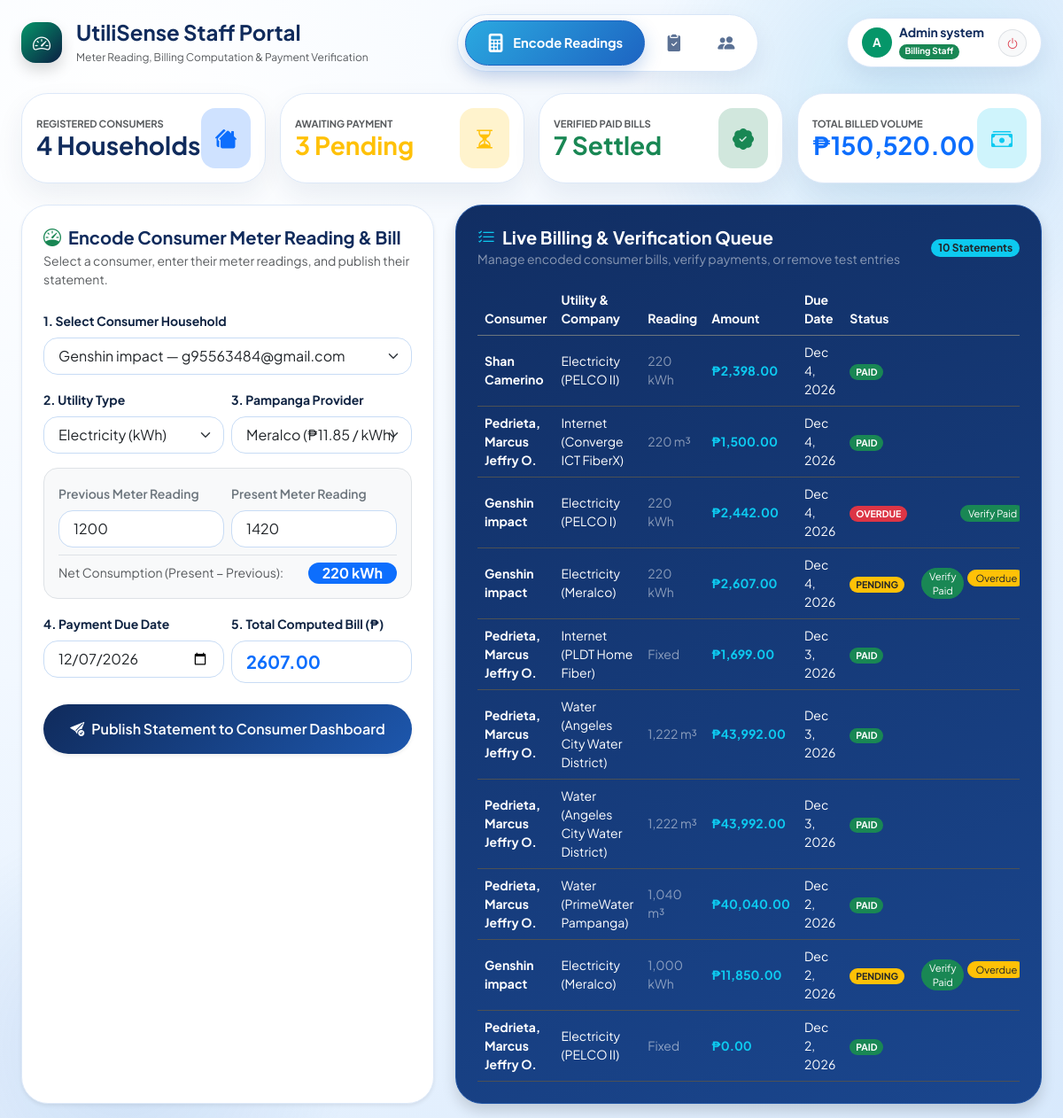
Screenshot of /staff_dashboard.php (signed in) with the database file from the repository.
### tables this page shows
CREATE TABLE `users` (
  `user_id` int(11) NOT NULL,
  `role_id` int(11) NOT NULL,
  `full_name` varchar(100) NOT NULL,
  `email` varchar(100) NOT NULL,
  `account_number` varchar(30) DEFAULT NULL,
  `password_hash` varchar(255) NOT NULL,
  `account_status` enum('active','inactive') DEFAULT 'active',
  `created_at` timestamp NULL DEFAULT current_timestamp(),
  `status` enum('active','inactive') DEFAULT 'active',
  `last_login` datetime DEFAULT NULL
);

CREATE TABLE `utility_bills` (
  `bill_id` int(11) NOT NULL,
  `user_id` int(11) NOT NULL,
  `utility_type` varchar(50) NOT NULL,
  `provider_name` varchar(100) NOT NULL,
  `previous_reading` decimal(10,2) DEFAULT 0.00,
  `present_reading` decimal(10,2) DEFAULT 0.00,
  `consumption` decimal(10,2) DEFAULT 0.00,
  `amount` decimal(10,2) NOT NULL,
  `due_date` date NOT NULL,
  `status` enum('PENDING','PAID','OVERDUE') DEFAULT 'PENDING',
  `encoded_by` int(11) DEFAULT NULL,
  `created_at` timestamp NULL DEFAULT current_timestamp()
);

### staff_dashboard.php (the view, shortened to what the rows shown need)
<?php
require_once 'config/database.php';
$userId = (int)$_SESSION['user']['id'];
$uStmt  = $pdo->prepare("SELECT * FROM users WHERE user_id = ? LIMIT 1");
$uStmt->execute([$userId]);
$liveUser = $uStmt->fetch();
$allBills = $pdo->query("
    SELECT b.*, u.full_name, u.email
    FROM utility_bills b
    JOIN users u ON b.user_id = u.user_id
    ORDER BY b.created_at DESC
")->fetchAll();
?>
<!DOCTYPE html>
<html lang="en">
<head>
    <link href="https://cdn.jsdelivr.net/npm/bootstrap@5.3.3/dist/css/bootstrap.min.css" rel="stylesheet">
    <link href="https://cdn.jsdelivr.net/npm/bootstrap-icons@1.11.3/font/bootstrap-icons.css" rel="stylesheet">
    <link rel="stylesheet" href="assets/css/style.css">
</head>
<body>
    <div class="container-fluid py-3 px-3 px-md-4 w-100">
        <header class="d-flex flex-wrap justify-content-between align-items-center gap-3 mb-4">
            <div class="d-flex align-items-center gap-2 bg-white bg-opacity-75 px-3 py-2 rounded-pill shadow-sm border">
                <div class="rounded-circle d-flex align-items-center justify-content-center text-white fw-bold" style="width: 34px; height: 34px; background: #059669; font-size: 0.85rem;">
                    <?php echo strtoupper(substr($liveUser['full_name'], 0, 1)); ?>
                </div>
                <div class="pe-2 d-none d-sm-block">
                    <div class="fw-bold small lh-1" style="color: var(--navy-deep);"><?php echo htmlspecialchars($liveUser['full_name']); ?></div>
                    <span class="badge rounded-pill bg-success" style="font-size: 0.62rem;">Billing Staff</span>
                </div>
                <a href="logout.php" class="btn btn-sm btn-light rounded-circle text-danger border" title="Sign Out">
                    <i class="bi bi-power"></i>
                </a>
            </div>
        </header>
        <div class="tab-content">
            <div class="tab-pane fade show active" id="tab-encoder" role="tabpanel">
                <div class="row g-4">
                    <div class="col-xl-7">
                        <div class="navy-panel p-4 shadow h-100">
                            <div class="table-responsive">
                                <table class="table table-dark table-hover align-middle mb-0 small" style="--bs-table-bg: transparent;">
                                    <thead>
                                        <tr class="text-info border-bottom border-secondary">
                                            <th>Consumer</th>
                                            <th>Utility & Company</th>
                                            <th>Reading</th>
                                            <th>Amount</th>
                                            <th>Due Date</th>
                                            <th>Status</th>
                                            <th class="text-end">Action</th>
                                        </tr>
                                    </thead>
                                    <tbody>
                                        <?php if (empty($allBills)): ?>
                                            <tr><td colspan="7" class="text-center text-white-50 py-5">No consumer bills encoded yet.</td></tr>
                                        <?php else: ?>
                                            <?php foreach ($allBills as $b): ?>
                                            <tr>
                                                <td class="fw-bold"><?php echo htmlspecialchars($b['full_name'] ?? 'Consumer'); ?></td>
                                                <td><?php echo htmlspecialchars($b['utility_type'] . ' (' . $b['provider_name'] . ')'); ?></td>
                                                <td class="text-white-50">
                                                    <?php echo ($b['consumption'] > 0) ? number_format($b['consumption'], 0) . ' ' . ($b['utility_type'] === 'Electricity' ? 'kWh' : 'm³') : 'Fixed'; ?>
                                                </td>
                                                <td class="fw-bold text-info">₱<?php echo number_format($b['amount'], 2); ?></td>
                                                <td><?php echo date('M j, Y', strtotime($b['due_date'])); ?></td>
                                                <td>
                                                    <span class="badge rounded-pill bg-<?php echo $b['status'] === 'PAID' ? 'success' : ($b['status'] === 'OVERDUE' ? 'danger' : 'warning text-dark'); ?>">
                                                        <?php echo htmlspecialchars($b['status']); ?>
                                                    </span>
                                                </td>
                                                <td class="text-end">
                                                    <div class="d-inline-flex gap-1">
                                                        <?php if ($b['status'] !== 'PAID'): ?>
                                                            <form method="POST" action="staff_dashboard.php" class="m-0">
                                                                <button type="submit" class="btn btn-sm btn-success rounded-pill py-0 px-2" style="font-size: 0.7rem;">Verify Paid</button>
                                                            </form>
                                                        <?php endif; ?>
                                                        <?php if ($b['status'] === 'PENDING'): ?>
                                                            <form method="POST" action="staff_dashboard.php" class="m-0">
                                                                <button type="submit" class="btn btn-sm btn-warning rounded-pill py-0 px-2 text-dark" style="font-size: 0.7rem;">Overdue</button>
                                                            </form>
                                                        <?php endif; ?>
                                                    </div>
                                                </td>
                                            </tr>
                                            <?php endforeach; ?>
                                        <?php endif; ?>
                                    </tbody>
                                </table>
                            </div>
                        </div>
                    </div>
                </div>
            </div>
        </div>
    </div>
</body>
</html>

### rows the page displays
users: full_name "A", full_name "Admin system"
utility_bills: user.full_name "Shan Camerino", utility_type+provider_name "Electricity (PELCO II)", consumption "220", shows "kWh", amount "2,398.00", due_date "Dec 4, 2026", status "PAID"
utility_bills: user.full_name "Pedrieta, Marcus Jeffry O.", utility_type+provider_name "Internet (Converge ICT FiberX)", consumption "220", shows "m³", amount "1,500.00", due_date "Dec 4, 2026", status "PAID"
utility_bills: user.full_name "Genshin impact", utility_type+provider_name "Electricity (PELCO I)", consumption "220", shows "kWh", amount "2,442.00", due_date "Dec 4, 2026", status "OVERDUE"
utility_bills: user.full_name "Genshin impact", utility_type+provider_name "Electricity (Meralco)", consumption "220", shows "kWh", amount "2,607.00", due_date "Dec 4, 2026", status "PENDING"
utility_bills: user.full_name "Pedrieta, Marcus Jeffry O.", utility_type+provider_name "Internet (PLDT Home Fiber)", consumption "Fixed", amount "1,699.00", due_date "Dec 3, 2026", status "PAID"
utility_bills: user.full_name "Pedrieta, Marcus Jeffry O.", utility_type+provider_name "Water (Angeles City Water District)", consumption "1,222", shows "m³", amount "43,992.00", due_date "Dec 3, 2026", status "PAID"
utility_bills: user.full_name "Pedrieta, Marcus Jeffry O.", utility_type+provider_name "Water (Angeles City Water District)", consumption "1,222", shows "m³", amount "43,992.00", due_date "Dec 3, 2026", status "PAID"
utility_bills: user.full_name "Pedrieta, Marcus Jeffry O.", utility_type+provider_name "Water (PrimeWater Pampanga)", consumption "1,040", shows "m³", amount "40,040.00", due_date "Dec 2, 2026", status "PAID"
utility_bills: user.full_name "Genshin impact", utility_type+provider_name "Electricity (Meralco)", consumption "1,000", shows "kWh", amount "11,850.00", due_date "Dec 2, 2026", status "PENDING"
utility_bills: user.full_name "Pedrieta, Marcus Jeffry O.", utility_type+provider_name "Electricity (PELCO II)", consumption "Fixed", amount "0.00", due_date "Dec 2, 2026", status "PAID"

### other values shown
count($consumersList) "4"
$pendingBills "3"
$paidBills "7"
$totalBilled "150,520.00"
count($allBills) "10"
form field target_user_id "Genshin impact — g95563484@gmail.com"
